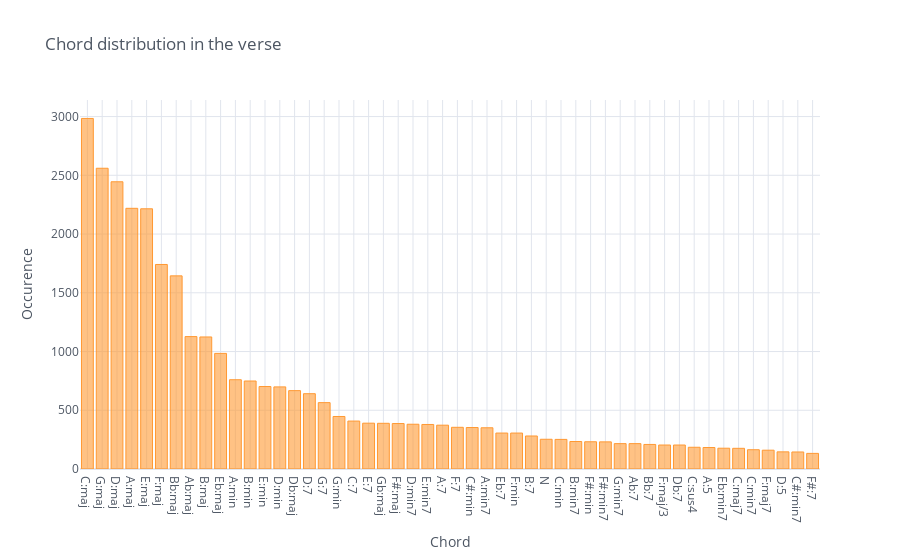

The notebook cell saved with this chart:
### Code cell
chord_distribution('verse')

### Figure 1 — Plotly figure (JSON) as saved in the notebook; plotly's stock layout.template omitted (floating-point values rounded to 4 significant figures)
{"data": [{"marker": {"color": "rgba(255, 153, 51, 0.6)", "line": {"color": "rgba(255, 153, 51, 1.0)", "width": 1}}, "name": "chord", "orientation": "v", "text": "", "type": "bar", "x": ["C:maj", "G:maj", "D:maj", "A:maj", "E:maj", "F:maj", "Bb:maj", "Ab:maj", "B:maj", "Eb:maj", "A:min", "B:min", "E:min", "D:min", "Db:maj", "D:7", "G:7", "G:min", "C:7", "E:7", "Gb:maj", "F#:maj", "D:min7", "E:min7", "A:7", "F:7", "C#:min", "A:min7", "Eb:7", "F:min", "B:7", "N", "C:min", "B:min7", "F#:min", "F#:min7", "G:min7", "Ab:7", "Bb:7", "F:maj/3", "Db:7", "C:sus4", "A:5", "Eb:min7", "C:maj7", "C:min7", "F:maj7", "D:5", "C#:min7", "F#:7"], "y": [2984, 2560, 2445, 2219, 2215, 1741, 1644, 1127, 1124, 984, 760, 749, 702, 699, 667, 641, 565, 447, 408, 390, 389, 387, 381, 379, 373, 355, 353, 351, 306, 306, 281, 253, 252, 234, 232, 231, 216, 216, 209, 204, 204, 185, 183, 177, 176, 164, 160, 146, 145, 133]}], "layout": {"legend": {"bgcolor": "#FFFFFF", "font": {"color": "#4D5663"}}, "paper_bgcolor": "#FFFFFF", "plot_bgcolor": "#FFFFFF", "title": {"font": {"color": "#4D5663"}, "text": "Chord distribution in the verse"}, "xaxis": {"gridcolor": "#E1E5ED", "showgrid": true, "tickfont": {"color": "#4D5663"}, "title": {"font": {"color": "#4D5663"}, "text": "Chord"}, "zerolinecolor": "#E1E5ED"}, "yaxis": {"gridcolor": "#E1E5ED", "showgrid": true, "tickfont": {"color": "#4D5663"}, "title": {"font": {"color": "#4D5663"}, "text": "Occurence"}, "zerolinecolor": "#E1E5ED"}}}
